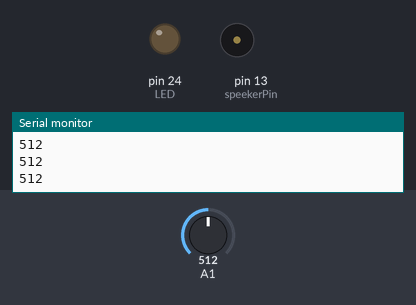
Bench run of a sketch on a simulated Arduino Mega 2560, built with avr-gcc and run on an emulated ATmega2560. On the bench: output pins drawn as LEDs (lit = HIGH), buzzer (waves = sounding), the last lines printed to the serial monitor. Dashed ring = blinking. The inputs (shaded band) are chosen by the test bench; at power-on: A1 = 512.

Above: at 1.2 s.
1.3 s: A1 set to 54
2.8 s: A1 set to 46
At 3.01 s:
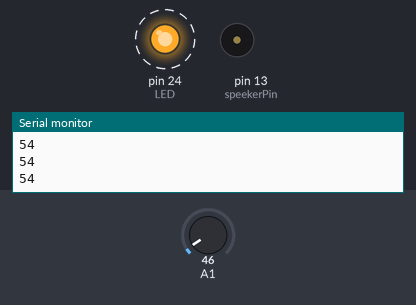
5.8 s: A1 set to 122
At 5.86 s:
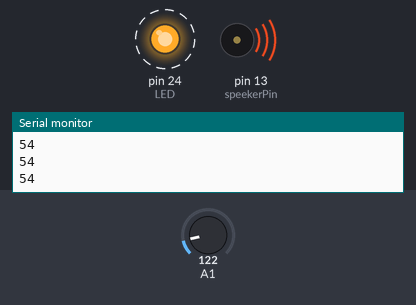
8.8 s: A1 set to 40
At 9.01 s:
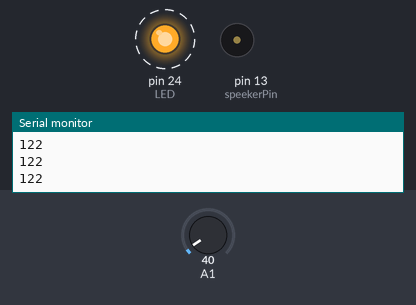
Timing chart, 0 to 12.8 s (numbered marks = the images above; inputs shaded):
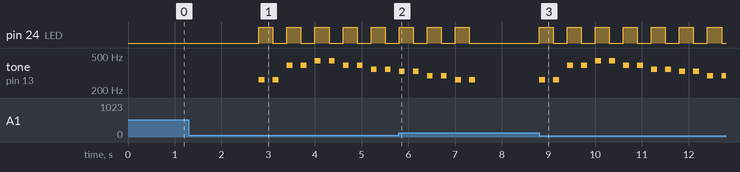

Measured:
- the behaviour switches between 50 and 49 on A1 (found by bisection; images 0 and 1)
- after the input at 2.8 s, pin 24 (LED): alternates HIGH for 0.30 s and LOW for 0.30 s, starting at once; tone on pin 13 (speekerPin): plays 262 Hz for 0.13 s, 262 Hz for 0.13 s, 392 Hz for 0.13 s, 392 Hz for 0.13 s, 440 Hz for 0.13 s, 440 Hz for 0.13 s … (10 notes in this stretch), starting at once
- after the input at 5.8 s, pin 24 (LED): goes on until 7.3 s, then stays LOW; tone on pin 13 (speekerPin): goes on until 7.4 s, then stays silent
- after the input at 8.8 s, pin 24 (LED): alternates HIGH for 0.30 s and LOW for 0.30 s, starting at once; tone on pin 13 (speekerPin): plays 262 Hz for 0.13 s, 262 Hz for 0.13 s, 392 Hz for 0.13 s, 392 Hz for 0.13 s, 440 Hz for 0.13 s, 440 Hz for 0.13 s … (14 notes in this stretch), starting at once

The sketch:

kirakiraboshi.ino
```cpp
int val = 0;

const int LED = 24;
const int speekerPin = 13;

int flag = 0;

void setup() {
  // put your setup code here, to run once:
  pinMode(LED,OUTPUT);
  pinMode(speekerPin,OUTPUT);
  Serial.begin(9600);
}

void loop() {
  val = analogRead(1);

  if(val < 50){
    int octave3[] = {131,147,165,175,196,220,247};
    int octave4[] = {262,294,330,349,392,440,494};
    int a[] = {0,0,4,4,5,5,4,4,3,3,2,2,1,1,0,0};

    for(int i = 0; i < 16; i++){
      flag = flag == 0 ? 1 : 0;
      tone(speekerPin, octave4[a[i]],125);
      digitalWrite(LED,flag);
      delay(300);
    }
  }else{
    digitalWrite(LED,LOW);
  }

  Serial.println(val);
}
```
